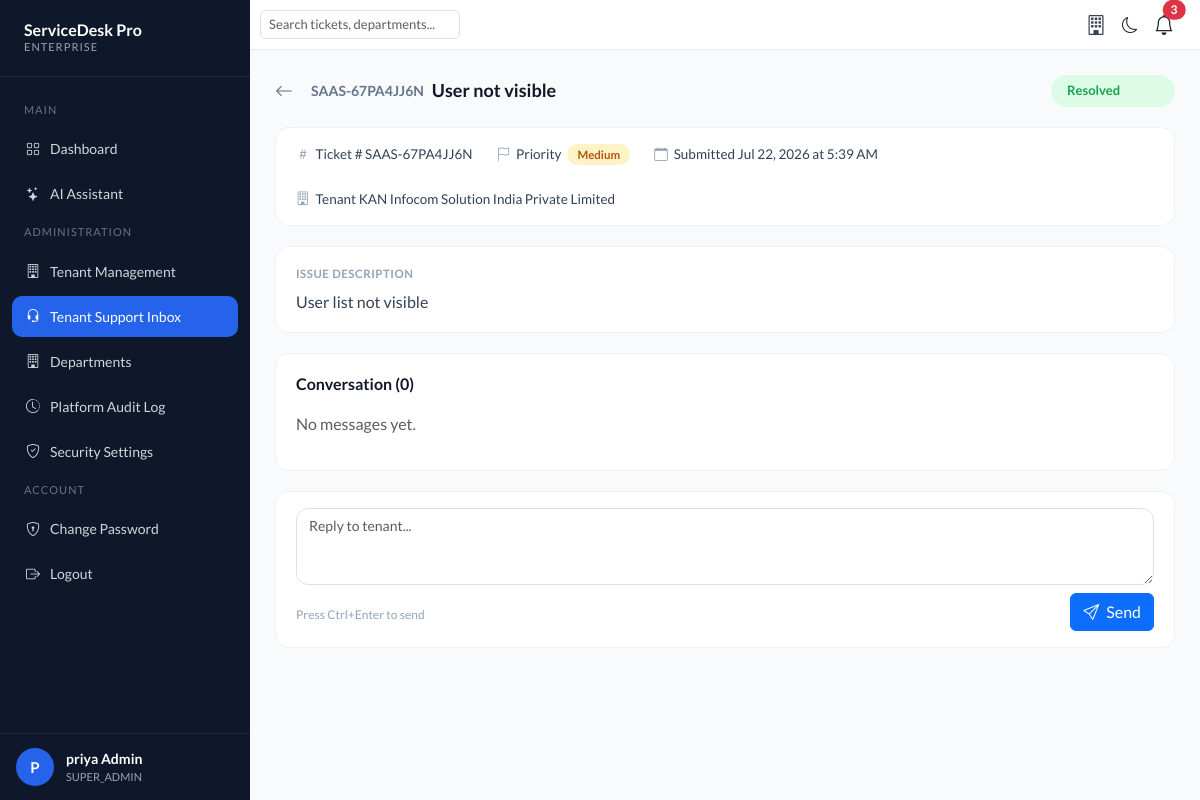
The page /tenant-support/1/ (signed in) on the database its author committed.
### accounts/models.py (models this page shows, shortened)
class User(AbstractUser):
    ROLE_CHOICES = (
        ('SUPER_ADMIN', 'Super Admin'),
        ('ADMIN', 'Admin'),
        ('AGENT', 'Agent'),
        ('EMPLOYEE', 'Employee'),
    )
    email = models.EmailField(unique=True)
    role = models.CharField(
        max_length=20,
        choices=ROLE_CHOICES,
        default='EMPLOYEE'
    )
    phone = models.CharField(
        max_length=15,
        blank=True,
        null=True
    )
    profile_image = models.ImageField(
        upload_to='profile_images/',
        blank=True,
        null=True
    )
    department = models.ForeignKey(
        'departments.Department',
        on_delete=models.SET_NULL,
        blank=True,
        null=True
    )
    tenant = models.ForeignKey(
        'tenants.Tenant',
        on_delete=models.SET_NULL,
        blank=True,
        null=True,
        related_name='users'
    )
    is_locked = models.BooleanField(
        default=False
    )
    failed_login_attempts = models.PositiveIntegerField(
        default=0
    )
    locked_at = models.DateTimeField(
        null=True,
        blank=True
    )
    USERNAME_FIELD = 'email'
    REQUIRED_FIELDS = ['username']

### tenant_support/models.py (models this page shows, shortened)
class SupportRequest(models.Model):
    PRIORITY_CHOICES = (
        ('LOW', 'Low'),
        ('MEDIUM', 'Medium'),
        ('HIGH', 'High'),
        ('CRITICAL', 'Critical'),
    )
    STATUS_CHOICES = (
        ('OPEN', 'Open'),
        ('IN_PROGRESS', 'In Progress'),
        ('PENDING_USER', 'Pending User'),
        ('RESOLVED', 'Resolved'),
        ('CLOSED', 'Closed'),
    )
    ticket_number = models.CharField(max_length=20, unique=True, default=generate_ticket_number, editable=False)
    tenant = models.ForeignKey(Tenant, on_delete=models.CASCADE, related_name='support_requests')
    department = models.ForeignKey(
        'departments.Department',
        on_delete=models.SET_NULL,
        null=True,
        blank=True,
        related_name='support_requests'
    )
    raised_by = models.ForeignKey(
        settings.AUTH_USER_MODEL,
        on_delete=models.SET_NULL,
        null=True,
        blank=True,
        related_name='raised_support_requests'
    )
    subject = models.CharField(max_length=255)
    description = models.TextField()
    priority = models.CharField(max_length=10, choices=PRIORITY_CHOICES, default='MEDIUM')
    status = models.CharField(max_length=20, choices=STATUS_CHOICES, default='OPEN')
    created_at = models.DateTimeField(auto_now_add=True)
    updated_at = models.DateTimeField(auto_now=True)
    class Meta:
        ordering = ['-created_at']

### tenants/models.py (models this page shows, shortened)
class Tenant(models.Model):
    PLAN_CHOICES = (
        ('TRIAL', 'Trial'),
        ('STARTER', 'Starter'),
        ('PROFESSIONAL', 'Professional'),
        ('ENTERPRISE', 'Enterprise'),
    )
    name = models.CharField(max_length=150)
    slug = models.SlugField(max_length=180, unique=True, blank=True)
    plan = models.CharField(max_length=20, choices=PLAN_CHOICES, default='TRIAL')
    is_active = models.BooleanField(default=True)
    max_users = models.PositiveIntegerField(null=True, blank=True)  # null = unlimited
    notes = models.TextField(blank=True)
    trial_ends_at = models.DateField(null=True, blank=True)
    created_at = models.DateTimeField(auto_now_add=True)
    class Meta:
        ordering = ['-created_at']

### tenant_support/views.py (the view, shortened to what this page needs)
# urls.py: path('<int:request_id>/', support_detail, name='support_detail'),
@login_required
def support_detail(request, request_id):
    if not _is_super_admin(request.user):
        return redirect('dashboard')
    support_request = get_object_or_404(
        SupportRequest.objects.select_related('tenant'),
        id=request_id
    )
    context = {
        "support_request": support_request,
        "conversation": support_request.messages.select_related('sender').all(),
        "status_choices": SupportRequest.STATUS_CHOICES,
    }
    return render(request, "tenant_support_detail.html", context)

### templates/tenant_support_detail.html (shortened to what this page needs)
{% extends 'base.html' %}
{% block content %}
<div class="support-detail-page">
    <div class="detail-header">
        <div class="detail-header-left">
            <a href="{% url 'support_inbox' %}" class="back-link"><i class="bi bi-arrow-left"></i></a>
            <span class="ticket-number">{{ support_request.ticket_number }}</span>
            <span class="ticket-title">{{ support_request.subject }}</span>
        </div>
        <form method="post" class="status-select-form status-{{ support_request.status|lower }}">
            <select name="status" class="form-select" onchange="this.form.submit()">
                {% for value, label in status_choices %}
                <option value="{{ value }}" {% if support_request.status == value %}selected{% endif %}>{{ label }}</option>
                {% endfor %}
            </select>
        </form>
    </div>
    <div class="meta-row">
        <div class="meta-item"><i class="bi bi-hash"></i> Ticket # {{ support_request.ticket_number }}</div>
        <div class="meta-item"><i class="bi bi-flag"></i> Priority <span class="priority-badge priority-{{ support_request.priority|lower }}">{{ support_request.get_priority_display }}</span></div>
        <div class="meta-item"><i class="bi bi-calendar"></i> Submitted {{ support_request.created_at|date:"M j, Y \a\t g:i A" }}</div>
        <div class="meta-item"><i class="bi bi-building"></i> Tenant {{ support_request.tenant.name }}</div>
    </div>
    <div class="description-card">
        <div class="description-label">Issue Description</div>
        <div class="description-text">{{ support_request.description }}</div>
    </div>
    <div class="conversation-card">
        <div class="conversation-title">Conversation ({{ conversation.count }})</div>
        {% for msg in conversation %}
        <div class="message-row {% if msg.is_staff_reply %}staff{% else %}tenant{% endif %}">
            <div class="message-meta">
                {% if msg.is_staff_reply %}
                You <span class="sender-tag">NabiTech</span>
                {% else %}
                {{ msg.sender.first_name|default:support_request.raised_by.first_name }}
                {% endif %}
                &middot; {{ msg.created_at|timesince }} ago
            </div>
            <div class="message-bubble">{{ msg.message|linebreaksbr }}</div>
        </div>
        {% empty %}
        <p class="text-muted">No messages yet.</p>
        {% endfor %}
    </div>
    <div class="reply-card">
        <form method="post">
            <textarea name="message" class="form-control reply-textarea" rows="3" placeholder="Reply to tenant..." required></textarea>
            <div class="d-flex justify-content-between align-items-center mt-2">
                <span class="reply-hint">Press Ctrl+Enter to send</span>
                <button type="submit" class="btn btn-primary">
                    <i class="bi bi-send me-1"></i> Send
                </button>
            </div>
        </form>
    </div>
</div>
{% endblock %}

### templates/base.html (shortened to what this page needs)
<!DOCTYPE html>
<html lang="en">
<head>
    <link href="https://cdn.jsdelivr.net/npm/bootstrap@5.3.3/dist/css/bootstrap.min.css" rel="stylesheet">
    <link rel="stylesheet" href="https://cdn.jsdelivr.net/npm/bootstrap-icons@1.11.3/font/bootstrap-icons.min.css">
    {% load static %}
    <link rel="stylesheet" href="{% static 'css/style.css' %}">
</head>
<body>
<div class="sidebar">
    <div class="logo">
        <h3>ServiceDesk Pro</h3>
        <p>ENTERPRISE</p>
    </div>
    <div class="menu">
        <div class="menu-title">Main</div>
        <a href="{% url 'dashboard' %}">
            <i class="bi bi-grid"></i> Dashboard
        </a>
        <a href="{% url 'ai_assistant' %}">
            <i class="bi bi-stars"></i> AI Assistant
        </a>
        {% if request.user.role == 'ADMIN' or request.user.role == 'SUPER_ADMIN' %}
        <div class="menu-title">Administration</div>
        {% if request.user.role == 'SUPER_ADMIN' %}
        <a href="{% url 'tenant_list' %}">
            <i class="bi bi-building"></i> Tenant Management
        </a>
        <a href="{% url 'support_inbox' %}">
            <i class="bi bi-headset"></i> Tenant Support Inbox
        </a>
        <a href="{% url 'department_list' %}">
            <i class="bi bi-building"></i> Departments
        </a>
        {% endif %}
        {% if request.user.role == 'SUPER_ADMIN' %}
        <a href="{% url 'platform_audit_log' %}">
            <i class="bi bi-clock-history"></i> Platform Audit Log
        </a>
        {% endif %}
        <a href="{% url 'security_settings' %}">
            <i class="bi bi-shield-check"></i> Security Settings
        </a>
        {% endif %}
        <div class="menu-title">Account</div>
        <a href="{% url 'change_password' %}">
            <i class="bi bi-shield-lock"></i> Change Password
        </a>
        <a href="{% url 'logout' %}">
            <i class="bi bi-box-arrow-right"></i> Logout
        </a>
    </div>
   <div class="sidebar-footer">
        <div class="avatar">
            {{ request.user.first_name|first|default:"U"|upper }}
        </div>
        <div class="user-box">
            <strong>
                {{ request.user.first_name }} {{ request.user.last_name }}
            </strong>
            <span>
                {{ request.user.role }}
            </span>
        </div>
    </div>
</div>
<div class="content">
    <div class="navbar-custom">
        <div class="d-flex justify-content-between align-items-center h-100 w-100">
            <div class="d-flex align-items-center" style="min-width:0;">
                <div class="search-box" title="Search Everything (tickets, KB, users...)" data-bs-toggle="tooltip">
                    <input type="text" id="openSearch" class="form-control"
                           placeholder="Search tickets, departments..." readonly>
                </div>
            </div>
            <div class="d-flex align-items-center">
                {% if request.user.role == 'EMPLOYEE' %}
                <a href="{% url 'my_tickets' %}" class="text-decoration-none me-3 nav-shortcut-icon"
                   title="My Tickets" data-bs-toggle="tooltip">
                    <i class="bi bi-ticket fs-5"></i>
                </a>
                {% elif request.user.role == 'AGENT' %}
                <a href="{% url 'assigned_tickets' %}" class="text-decoration-none me-3 nav-shortcut-icon"
                   title="Assigned Tickets" data-bs-toggle="tooltip">
                    <i class="bi bi-ticket-perforated fs-5"></i>
                </a>
                {% elif request.user.role == 'ADMIN' %}
                <a href="{% url 'all_tickets' %}" class="text-decoration-none me-3 nav-shortcut-icon"
                   title="All Tickets" data-bs-toggle="tooltip">
                    <i class="bi bi-ticket-detailed fs-5"></i>
                </a>
                {% elif request.user.role == 'SUPER_ADMIN' %}
                <a href="{% url 'tenant_list' %}" class="text-decoration-none me-3 nav-shortcut-icon"
                   title="Tenant Management" data-bs-toggle="tooltip">
                    <i class="bi bi-building fs-5"></i>
                </a>
                {% endif %}
                <i id="themeToggle"
                   class="bi bi-moon me-3"
                   style="cursor:pointer;"
                   title="Toggle Dark / Light Mode" data-bs-toggle="tooltip"></i>
                <div class="dropdown me-3">
                    <button class="btn p-0 border-0 bg-transparent position-relative" type="button"
                        data-bs-toggle="dropdown" aria-expanded="false" title="Notifications">
                        <i class="bi bi-bell fs-5"></i>
                        {% if unread_notifications > 0 %}
                        <span class="position-absolute top-0 start-100 translate-middle badge rounded-pill bg-danger">
                            {{ unread_notifications }}
                        </span>
                        {% endif %}
                    </button>
                </div>
            </div>
        </div>
    </div>
    <div class="page-content">
        {% block content %}
        {% endblock %}
    </div>
</div>
</body>
</html>

### rows shown on the page
User: user.first_name|first "P", user.first_name "priya Admin", user.role "SUPER_ADMIN"
SupportRequest: ticket_number "SAAS-67PA4JJ6N", subject "User not visible", status "Resolved", priority "Medium", created_at "Jul 22, 2026 at 5:39 AM", tenant.name "KAN Infocom Solution India Private Limited", description "User list not visible"

### other values the page prints
{{ unread_notifications }} "3"
{{ conversation.count }} "0"
